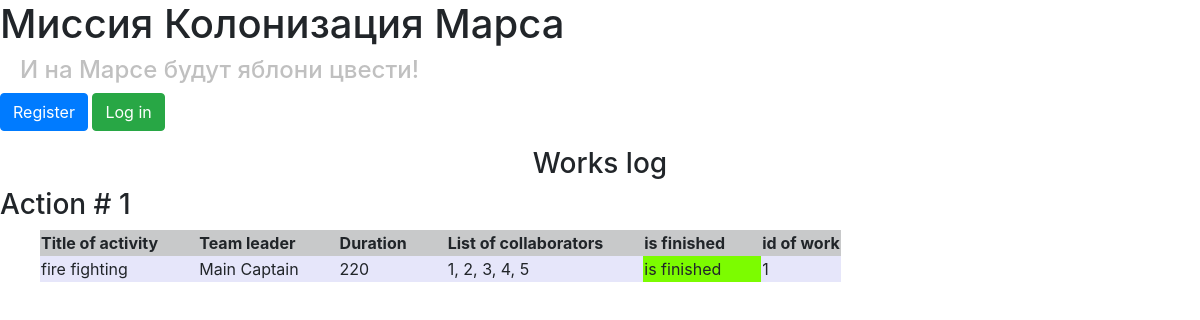
Before: / with the older database file.
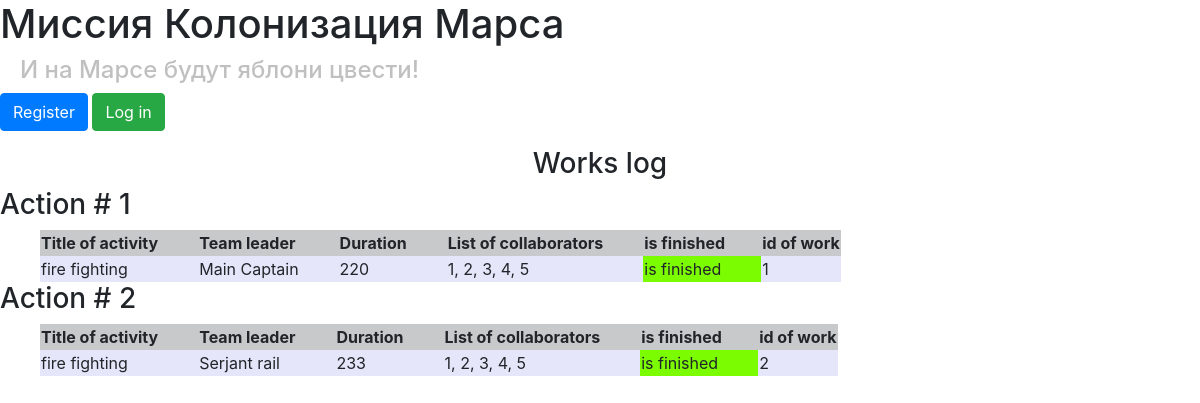
After: the same page with the newer database file.
### data/jobs.py (models this page shows)
class Jobs(SqlAlchemyBase, SerializerMixin):
    __tablename__ = 'jobs'
    id = sqlalchemy.Column(sqlalchemy.Integer,
                           primary_key=True, autoincrement=True)
    user = orm.relation('User')
    author = sqlalchemy.Column(sqlalchemy.Integer, sqlalchemy.ForeignKey("users.id"))
    team_leader = sqlalchemy.Column(sqlalchemy.Integer)
    job = sqlalchemy.Column(sqlalchemy.String, nullable=True)
    work_size = sqlalchemy.Column(sqlalchemy.Integer)
    collaborators = sqlalchemy.Column(sqlalchemy.String, nullable=True)
    start_date = sqlalchemy.Column(sqlalchemy.DateTime, default=datetime.datetime.now)
    end_date = sqlalchemy.Column(sqlalchemy.DateTime, nullable=True)
    is_finished = sqlalchemy.Column(sqlalchemy.Boolean)
    category = orm.relation("Category",
                              secondary="association",
                              backref="jobs")

### data/users.py (models this page shows, shortened)
class User(SqlAlchemyBase, UserMixin, SerializerMixin):
    __tablename__ = 'users'
    id = sqlalchemy.Column(sqlalchemy.Integer,
                           primary_key=True, autoincrement=True)
    email = sqlalchemy.Column(sqlalchemy.String,
                              index=True, unique=True, nullable=True)
    surname = sqlalchemy.Column(sqlalchemy.String, nullable=True)
    name = sqlalchemy.Column(sqlalchemy.String, nullable=True)
    about = sqlalchemy.Column(sqlalchemy.String, nullable=True)
    age = sqlalchemy.Column(sqlalchemy.Integer, nullable=True)
    position = sqlalchemy.Column(sqlalchemy.String, nullable=True)
    speciality = sqlalchemy.Column(sqlalchemy.String, nullable=True)
    address = sqlalchemy.Column(sqlalchemy.String, nullable=True)
    hashed_password = sqlalchemy.Column(sqlalchemy.String, nullable=True)
    created_date = sqlalchemy.Column(sqlalchemy.DateTime,
                                     default=datetime.datetime.now)
    city_from = sqlalchemy.Column(sqlalchemy.String, nullable=True)
    news = orm.relation("News", back_populates='user')

### main.py (the view)
@app.route('/')
def index():
    session = create_session()
    jobs = session.query(Jobs).all()
    jobs_leads = []
    for i in jobs:
        lead = session.query(User).get(i.team_leader)
        if lead:
            jobs_leads.append((lead.name, lead.surname, lead.id))
        else:
            jobs_leads.append((None, None, None))
    return render_template("job_table.html", jobs=jobs, leads=jobs_leads)

### data/db_session.py (called while the page is built)
def create_session() -> Session:
    global __factory
    return __factory()

### templates/job_table.html (shortened to what this page needs)
{% extends "base.html" %}
{% block content %}
<center>
    <h3>Works log</h3>
</center>
{% for job in jobs%}
<h3>Action # {{loop.index}}</h3>
<table style="margin-left:40px;">
    <tr bgcolor="#C8C9CA">
        <th style="padding-right: 40px;">Title of activity</th>
        <th style="padding-right: 40px;">Team leader</th>
        <th style="padding-right: 40px;">Duration</th>
        <th style="padding-right: 40px;">List of collaborators</th>
        <th>is finished</th>
        <th>id of work</th>
    </tr>
    <tr bgcolor="#E6E6FA">
        <td style="padding-right: 40px;">{{job.job}}</td>
        <td style="padding-right: 40px;">{{leads[loop.index - 1][0]}} {{leads[loop.index - 1][1]}}</td>
        <td style="padding-right: 40px;">{{job.work_size}}</td>
        <td style="padding-right: 40px;">{{job.collaborators}}</td>
        {%if job.is_finished%}
        <td style="padding-right: 40px;" bgcolor="#7CFC00">is finished</td>
        {%else%}
        <td style="padding-right: 40px;" bgcolor="#FA8072">is not finished</td>
        {%endif%}
        <td style="padding-right: 40px;">{{job.id}}</td>
    </tr>
</table>
{% endfor %}
{% endblock %}

### templates/base.html (shortened to what this page needs)
<!DOCTYPE html>
<html lang="ru">
<head>
    <link rel="stylesheet"
          href="https://stackpath.bootstrapcdn.com/bootstrap/4.4.1/css/bootstrap.min.css"
>
    <link rel="stylesheet" type="text/css" href="/static/css/2.css"/>
</head>
<body>
<h1>Миссия Колонизация Марса</h1>
<h4>И на Марсе будут яблони цвести!</h4>
<nav>
    {% if current_user.is_authenticated %}
    <p>
        <a class="navbar-brand" href="/logout">{{ current_user.name}} {{ current_user.surname}}</a>
    </p>
    {% else %}
        <p>
            <a class="btn btn-primary " href="/register">Register</a>
            <a class="btn btn-success" href="/login">Log in</a>
        </p>
    {% endif %}
</nav>
{% block content %}
{% endblock %}
</body>
</html>

### static/css/2.css (style rules this page uses)
h4 { padding-left: 20px; color: #c0c0c0 }

Changed rows visible on the page:
added Jobs: job "fire fighting", work_size "233", collaborators "1, 2, 3, 4, 5", is_finished "is finished", id "2"
added User: name "Serjant", surname "rail"
